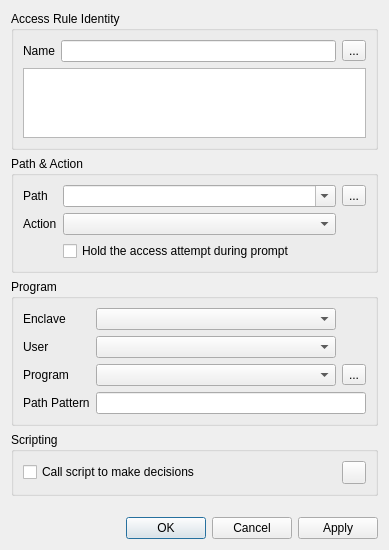
<?xml version="1.0" encoding="UTF-8"?>
<ui version="4.0">
 <class>AccessRuleWnd</class>
 <widget class="QWidget" name="AccessRuleWnd">
  <property name="geometry">
   <rect>
    <x>0</x>
    <y>0</y>
    <width>389</width>
    <height>550</height>
   </rect>
  </property>
  <property name="windowTitle">
   <string>Form</string>
  </property>
  <layout class="QGridLayout" name="gridLayout">
   <item row="5" column="0">
    <spacer name="verticalSpacer">
     <property name="orientation">
      <enum>Qt::Orientation::Vertical</enum>
     </property>
     <property name="sizeHint" stdset="0">
      <size>
       <width>20</width>
       <height>40</height>
      </size>
     </property>
    </spacer>
   </item>
   <item row="1" column="0">
    <widget class="QGroupBox" name="groupBox_4">
     <property name="sizePolicy">
      <sizepolicy hsizetype="Preferred" vsizetype="Maximum">
       <horstretch>0</horstretch>
       <verstretch>0</verstretch>
      </sizepolicy>
     </property>
     <property name="title">
      <string>Path &amp;&amp; Action</string>
     </property>
     <layout class="QGridLayout" name="gridLayout_5">
      <item row="0" column="1" colspan="2">
       <widget class="QComboBox" name="cmbPath">
        <property name="sizePolicy">
         <sizepolicy hsizetype="Ignored" vsizetype="Fixed">
          <horstretch>0</horstretch>
          <verstretch>0</verstretch>
         </sizepolicy>
        </property>
        <property name="editable">
         <bool>true</bool>
        </property>
       </widget>
      </item>
      <item row="1" column="0">
       <widget class="QLabel" name="label_3">
        <property name="sizePolicy">
         <sizepolicy hsizetype="Maximum" vsizetype="Preferred">
          <horstretch>0</horstretch>
          <verstretch>0</verstretch>
         </sizepolicy>
        </property>
        <property name="text">
         <string>Action</string>
        </property>
       </widget>
      </item>
      <item row="1" column="1" colspan="2">
       <widget class="QComboBox" name="cmbAction">
        <property name="sizePolicy">
         <sizepolicy hsizetype="Ignored" vsizetype="Fixed">
          <horstretch>0</horstretch>
          <verstretch>0</verstretch>
         </sizepolicy>
        </property>
       </widget>
      </item>
      <item row="3" column="1" colspan="3">
       <widget class="QCheckBox" name="chkInteractive">
        <property name="text">
         <string>Hold the access attempt during prompt</string>
        </property>
       </widget>
      </item>
      <item row="0" column="0">
       <widget class="QLabel" name="label_4">
        <property name="text">
         <string>Path</string>
        </property>
       </widget>
      </item>
      <item row="0" column="3">
       <widget class="QToolButton" name="btnBrowse">
        <property name="text">
         <string>...</string>
        </property>
       </widget>
      </item>
     </layout>
    </widget>
   </item>
   <item row="0" column="0">
    <widget class="QGroupBox" name="groupBox">
     <property name="sizePolicy">
      <sizepolicy hsizetype="Preferred" vsizetype="Maximum">
       <horstretch>0</horstretch>
       <verstretch>0</verstretch>
      </sizepolicy>
     </property>
     <property name="title">
      <string>Access Rule Identity</string>
     </property>
     <layout class="QGridLayout" name="gridLayout_2">
      <item row="0" column="0">
       <widget class="QLabel" name="label">
        <property name="sizePolicy">
         <sizepolicy hsizetype="Maximum" vsizetype="Preferred">
          <horstretch>0</horstretch>
          <verstretch>0</verstretch>
         </sizepolicy>
        </property>
        <property name="text">
         <string>Name</string>
        </property>
       </widget>
      </item>
      <item row="0" column="1">
       <widget class="QLineEdit" name="txtName">
        <property name="sizePolicy">
         <sizepolicy hsizetype="Preferred" vsizetype="Fixed">
          <horstretch>0</horstretch>
          <verstretch>0</verstretch>
         </sizepolicy>
        </property>
       </widget>
      </item>
      <item row="0" column="2">
       <widget class="QToolButton" name="btnMkName">
        <property name="text">
         <string>...</string>
        </property>
       </widget>
      </item>
      <item row="1" column="0" colspan="3">
       <widget class="QPlainTextEdit" name="txtInfo">
        <property name="sizePolicy">
         <sizepolicy hsizetype="Preferred" vsizetype="Expanding">
          <horstretch>0</horstretch>
          <verstretch>0</verstretch>
         </sizepolicy>
        </property>
        <property name="maximumSize">
         <size>
          <width>16777215</width>
          <height>96</height>
         </size>
        </property>
        <property name="plainText">
         <string/>
        </property>
        <property name="placeholderText">
         <string>Description...</string>
        </property>
       </widget>
      </item>
     </layout>
    </widget>
   </item>
   <item row="6" column="0">
    <widget class="QDialogButtonBox" name="buttonBox">
     <property name="standardButtons">
      <set>QDialogButtonBox::StandardButton::Apply|QDialogButtonBox::StandardButton::Cancel|QDialogButtonBox::StandardButton::Ok</set>
     </property>
    </widget>
   </item>
   <item row="4" column="0">
    <widget class="QGroupBox" name="groupBox_5">
     <property name="sizePolicy">
      <sizepolicy hsizetype="Preferred" vsizetype="Maximum">
       <horstretch>0</horstretch>
       <verstretch>0</verstretch>
      </sizepolicy>
     </property>
     <property name="title">
      <string>Scripting</string>
     </property>
     <layout class="QGridLayout" name="gridLayout_6">
      <item row="0" column="0">
       <widget class="QCheckBox" name="chkScript">
        <property name="text">
         <string>Call script to make decisions</string>
        </property>
       </widget>
      </item>
      <item row="0" column="1">
       <widget class="QToolButton" name="btnScript">
        <property name="text">
         <string/>
        </property>
       </widget>
      </item>
     </layout>
    </widget>
   </item>
   <item row="2" column="0" rowspan="2">
    <widget class="QGroupBox" name="groupBox_3">
     <property name="sizePolicy">
      <sizepolicy hsizetype="Preferred" vsizetype="Maximum">
       <horstretch>0</horstretch>
       <verstretch>0</verstretch>
      </sizepolicy>
     </property>
     <property name="title">
      <string>Program</string>
     </property>
     <layout class="QGridLayout" name="gridLayout_4">
      <item row="2" column="2">
       <widget class="QToolButton" name="btnProg">
        <property name="text">
         <string>...</string>
        </property>
       </widget>
      </item>
      <item row="2" column="0">
       <widget class="QLabel" name="label_2">
        <property name="sizePolicy">
         <sizepolicy hsizetype="Maximum" vsizetype="Preferred">
          <horstretch>0</horstretch>
          <verstretch>0</verstretch>
         </sizepolicy>
        </property>
        <property name="text">
         <string>Program</string>
        </property>
       </widget>
      </item>
      <item row="3" column="1" colspan="2">
       <widget class="QLineEdit" name="txtProgPath">
        <property name="enabled">
         <bool>true</bool>
        </property>
        <property name="sizePolicy">
         <sizepolicy hsizetype="Preferred" vsizetype="Fixed">
          <horstretch>0</horstretch>
          <verstretch>0</verstretch>
         </sizepolicy>
        </property>
        <property name="readOnly">
         <bool>false</bool>
        </property>
       </widget>
      </item>
      <item row="2" column="1">
       <widget class="QComboBox" name="cmbProgram">
        <property name="sizePolicy">
         <sizepolicy hsizetype="Ignored" vsizetype="Fixed">
          <horstretch>0</horstretch>
          <verstretch>0</verstretch>
         </sizepolicy>
        </property>
       </widget>
      </item>
      <item row="0" column="0">
       <widget class="QLabel" name="label_5">
        <property name="text">
         <string>Enclave</string>
        </property>
       </widget>
      </item>
      <item row="0" column="1">
       <widget class="QComboBox" name="cmbEnclave"/>
      </item>
      <item row="3" column="0">
       <widget class="QLabel" name="label_6">
        <property name="sizePolicy">
         <sizepolicy hsizetype="Maximum" vsizetype="Preferred">
          <horstretch>0</horstretch>
          <verstretch>0</verstretch>
         </sizepolicy>
        </property>
        <property name="text">
         <string>Path Pattern</string>
        </property>
       </widget>
      </item>
      <item row="1" column="0">
       <widget class="QLabel" name="label_7">
        <property name="text">
         <string>User</string>
        </property>
       </widget>
      </item>
      <item row="1" column="1">
       <widget class="QComboBox" name="cmbUser"/>
      </item>
     </layout>
    </widget>
   </item>
  </layout>
 </widget>
 <resources/>
 <connections/>
</ui>
